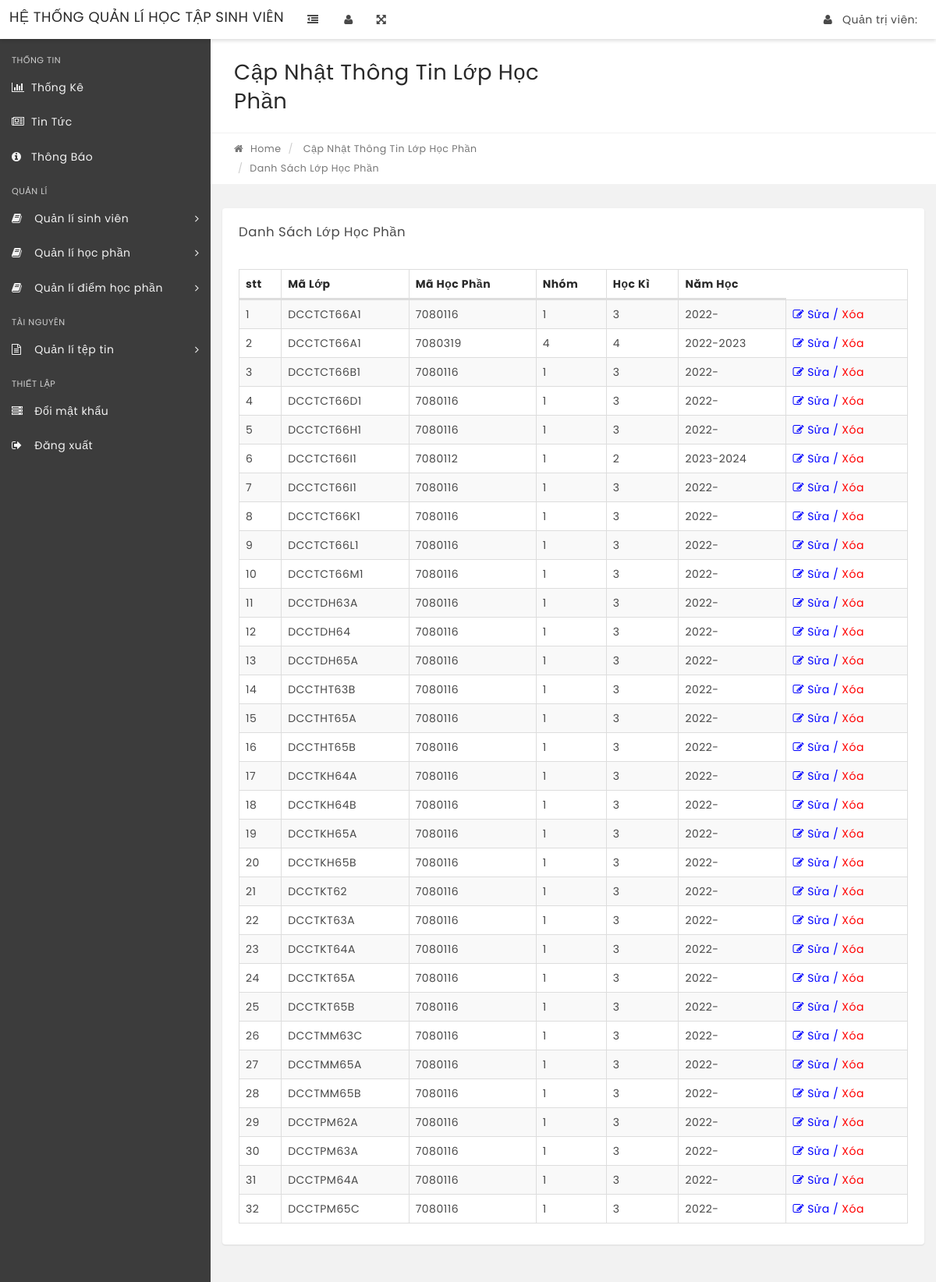
Page /manage-subjects.php on the committed database.
### tables this page shows
CREATE TABLE `tbl_lophocphan` (
  `mlcn` varchar(10) NOT NULL,
  `mhp` varchar(10) NOT NULL,
  `nhom` varchar(3) DEFAULT NULL,
  `hocki` varchar(1) DEFAULT NULL,
  `namhoc` varchar(15) DEFAULT NULL,
  `id` int(11) NOT NULL
);

### manage-subjects.php (the view, shortened to what this page needs)
<?php
include('/xampp/htdocs/qldsv_29_11_2023/qldsv/db_conn/db_connection.php');
if(strlen($_SESSION['alogin'])=="")
    {
    header("Location: index.php");
    }
    else{
?>
<!DOCTYPE html>
<html lang="en">
    <head>
        <link rel="stylesheet" href="css/bootstrap.min.css" media="screen" >
        <link rel="stylesheet" href="css/font-awesome.min.css" media="screen" >
        <link rel="stylesheet" href="css/animate-css/animate.min.css" media="screen" >
        <link rel="stylesheet" href="css/lobipanel/lobipanel.min.css" media="screen" >
        <link rel="stylesheet" href="css/prism/prism.css" media="screen" >
        <link rel="stylesheet" type="text/css" href="js/DataTables/datatables.min.css"/>
        <link rel="stylesheet" href="css/main.css" media="screen" >
    </head>
    <body class="top-navbar-fixed">
        <div class="main-wrapper">
   <?php include('/xampp/htdocs/qldsv_29_11_2023/qldsv/includes/admin_ui/admin_nav_bar.php');?>
            <div class="content-wrapper">
                <div class="content-container">
<?php include('/xampp/htdocs/qldsv_29_11_2023/qldsv/includes/admin_ui/admin_left_sidebar.php');?>
                    <div class="main-page">
                        <div class="container-fluid">
                            <div class="row page-title-div">
                                <div class="col-md-6">
                                    <h2 class="title">Cập Nhật Thông Tin Lớp Học Phần</h2>
                                </div>
                            </div>
                            <div class="row breadcrumb-div">
                                <div class="col-md-6">
                                    <ul class="breadcrumb">
            							<li><a href="dashboard.php"><i class="fa fa-home"></i> Home</a></li>
                                        <li> Cập Nhật Thông Tin Lớp Học Phần</li>
            							<li class="active">Danh Sách Lớp Học Phần</li>
            						</ul>
                                </div>
                            </div>
                        </div>
                        <section class="section">
                            <div class="container-fluid">
                                <div class="row">
                                    <div class="col-md-12">
                                        <div class="panel">
                                            <div class="panel-heading">
                                                <div class="panel-title">
                                                    <h5>Danh Sách Lớp Học Phần</h5>
                                                </div>
                                            </div>
                                            <div class="panel-body p-20">
                                                <table id="example" class="display table table-striped table-bordered" cellspacing="0" width="100%">
                                                    <thead>
                                                        <tr>
                                                            <th>stt</th>
                                                            <th>Mã Lớp</th>
                                                            <th>Mã Học Phần</th>
                                                            <th>Nhóm</th>
                                                            <th>Học Kì</th>
                                                            <th>Năm Học</th>
                                                        </tr>
                                                    </thead>
                                                    <tbody>
<?php $sql = "SELECT tbl_lophocphan.mlcn, tbl_lophocphan.mhp, tbl_lophocphan.nhom, tbl_lophocphan.hocki, tbl_lophocphan.namhoc from tbl_lophocphan";
$query = $dbh->prepare($sql);
$query->execute();
$results=$query->fetchAll(PDO::FETCH_OBJ);
$cnt=1;
if($query->rowCount() > 0)
{
foreach($results as $result)
{   ?>
<tr>
 <td><?php echo htmlentities($cnt);?></td>
                                                            <td><?php echo htmlentities($result->mlcn);?></td>
                                                            <td><?php echo htmlentities($result->mhp);?></td>
                                                            <td><?php echo htmlentities($result->nhom);?></td>
                                                            <td><?php echo htmlentities($result->hocki);?></td>
                                                            <td><?php echo htmlentities($result->namhoc);?></td>
<td>
<a style="color: blue;" href="edit-subject.php?id=<?php echo htmlentities($result->id);?>"><i class="fa fa-edit" title="Edit Record"></i> Sửa / </a>
<a style="color: red;" href="delete-subject.php?id=<?php echo htmlentities($result->id);?>"><i class="" title="Edit Record"></i> Xóa</a>
</td>
</tr>
<?php $cnt=$cnt+1;}} ?>
                                                    </tbody>
                                                </table>
                                            </div>
                                        </div>
                                    </div>
                                                </div>
                                            </div>
                                        </div>
                                    </div>
                                </div>
                            </div>
    </body>
</html>
<?php } ?>

### rows in the picture
tbl_lophocphan: mlcn "DCCTCT66A1", mhp "7080116", nhom "1", hocki "3", namhoc "2022-"
tbl_lophocphan: mlcn "DCCTCT66A1", mhp "7080319", nhom "4", hocki "4", namhoc "2022-2023"
tbl_lophocphan: mlcn "DCCTCT66B1", mhp "7080116", nhom "1", hocki "3", namhoc "2022-"
tbl_lophocphan: mlcn "DCCTCT66D1", mhp "7080116", nhom "1", hocki "3", namhoc "2022-"
tbl_lophocphan: mlcn "DCCTCT66H1", mhp "7080116", nhom "1", hocki "3", namhoc "2022-"
tbl_lophocphan: mlcn "DCCTCT66I1", mhp "7080112", nhom "1", hocki "2", namhoc "2023-2024"
tbl_lophocphan: mlcn "DCCTCT66I1", mhp "7080116", nhom "1", hocki "3", namhoc "2022-"
tbl_lophocphan: mlcn "DCCTCT66K1", mhp "7080116", nhom "1", hocki "3", namhoc "2022-"
tbl_lophocphan: mlcn "DCCTCT66L1", mhp "7080116", nhom "1", hocki "3", namhoc "2022-"
tbl_lophocphan: mlcn "DCCTCT66M1", mhp "7080116", nhom "1", hocki "3", namhoc "2022-"
tbl_lophocphan: mlcn "DCCTDH63A", mhp "7080116", nhom "1", hocki "3", namhoc "2022-"
tbl_lophocphan: mlcn "DCCTDH64", mhp "7080116", nhom "1", hocki "3", namhoc "2022-"
tbl_lophocphan: mlcn "DCCTDH65A", mhp "7080116", nhom "1", hocki "3", namhoc "2022-"
tbl_lophocphan: mlcn "DCCTHT63B", mhp "7080116", nhom "1", hocki "3", namhoc "2022-"
tbl_lophocphan: mlcn "DCCTHT65A", mhp "7080116", nhom "1", hocki "3", namhoc "2022-"
tbl_lophocphan: mlcn "DCCTHT65B", mhp "7080116", nhom "1", hocki "3", namhoc "2022-"
tbl_lophocphan: mlcn "DCCTKH64A", mhp "7080116", nhom "1", hocki "3", namhoc "2022-"
tbl_lophocphan: mlcn "DCCTKH64B", mhp "7080116", nhom "1", hocki "3", namhoc "2022-"
tbl_lophocphan: mlcn "DCCTKH65A", mhp "7080116", nhom "1", hocki "3", namhoc "2022-"
tbl_lophocphan: mlcn "DCCTKH65B", mhp "7080116", nhom "1", hocki "3", namhoc "2022-"
tbl_lophocphan: mlcn "DCCTKT62", mhp "7080116", nhom "1", hocki "3", namhoc "2022-"
tbl_lophocphan: mlcn "DCCTKT63A", mhp "7080116", nhom "1", hocki "3", namhoc "2022-"
tbl_lophocphan: mlcn "DCCTKT64A", mhp "7080116", nhom "1", hocki "3", namhoc "2022-"
tbl_lophocphan: mlcn "DCCTKT65A", mhp "7080116", nhom "1", hocki "3", namhoc "2022-"
tbl_lophocphan: mlcn "DCCTKT65B", mhp "7080116", nhom "1", hocki "3", namhoc "2022-"
tbl_lophocphan: mlcn "DCCTMM63C", mhp "7080116", nhom "1", hocki "3", namhoc "2022-"
tbl_lophocphan: mlcn "DCCTMM65A", mhp "7080116", nhom "1", hocki "3", namhoc "2022-"
tbl_lophocphan: mlcn "DCCTMM65B", mhp "7080116", nhom "1", hocki "3", namhoc "2022-"
tbl_lophocphan: mlcn "DCCTPM62A", mhp "7080116", nhom "1", hocki "3", namhoc "2022-"
tbl_lophocphan: mlcn "DCCTPM63A", mhp "7080116", nhom "1", hocki "3", namhoc "2022-"
tbl_lophocphan: mlcn "DCCTPM64A", mhp "7080116", nhom "1", hocki "3", namhoc "2022-"
tbl_lophocphan: mlcn "DCCTPM65C", mhp "7080116", nhom "1", hocki "3", namhoc "2022-"
